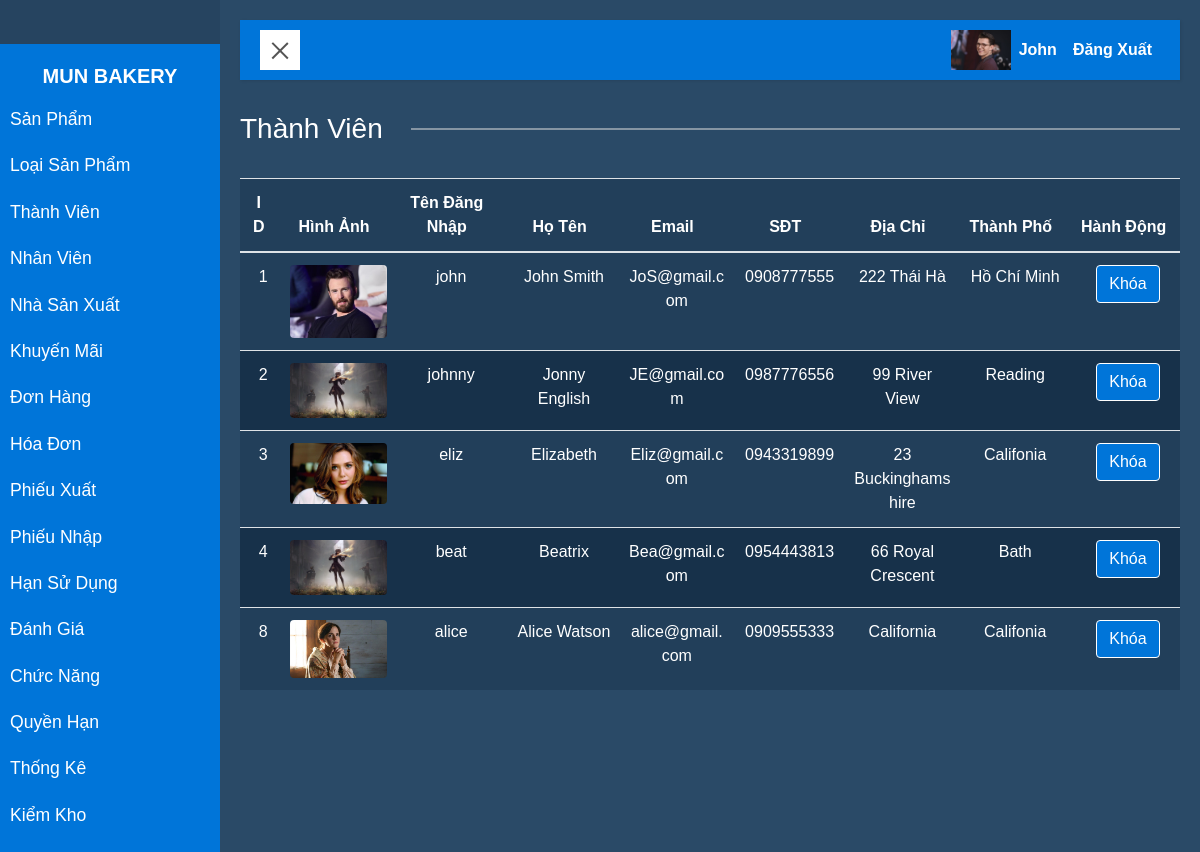
Page /admin/index.php?action=customer (signed in) on the committed database.
### tables this page shows
CREATE TABLE `priv_cata` (
  `PrivID` int(11) NOT NULL,
  `CataID` int(11) NOT NULL
);

CREATE TABLE `catalogue` (
  `CataID` int(11) NOT NULL,
  `CataName` varchar(50) NOT NULL,
  `FileName` text DEFAULT NULL
);

CREATE TABLE `employee` (
  `EmpID` int(11) NOT NULL,
  `EmpName` varchar(50) NOT NULL,
  `UserName` varchar(50) NOT NULL,
  `Password` varchar(50) NOT NULL,
  `Email` varchar(50) NOT NULL,
  `Phone` varchar(15) NOT NULL,
  `Address` text NOT NULL,
  `Image` text NOT NULL,
  `PrivID` int(11) NOT NULL
);

CREATE TABLE `customers` (
  `CustomerID` int(10) NOT NULL,
  `UserName` varchar(50) NOT NULL,
  `Password` varchar(50) NOT NULL,
  `Fullname` varchar(40) NOT NULL,
  `Email` varchar(50) NOT NULL,
  `Phone` varchar(15) NOT NULL,
  `Address` varchar(50) DEFAULT NULL,
  `City` varchar(20) DEFAULT NULL,
  `Image` text NOT NULL DEFAULT 'none.jpg',
  `Status` tinyint(4) NOT NULL DEFAULT 1
);

### admin/class/employee.php (called while the page is built, shortened)
<?php
    include_once("connection.php");
    class employee{
        public static function getByID($id){
            $sql="SELECT * FROM employee WHERE empID='$id'" ;
            return Select($sql);
        }
    }
?>

### admin/class/connection.php (called while the page is built, shortened)
<?php
        function connect(){
            $conn=new mysqli("localhost","root","","bakery");
            return $conn;
        }
        function executeStatement($sql){
            $conn=connect();
			$result=$conn->query($sql);
            return $result;
        }
        function Select($sql){
            $result=executeStatement($sql);
            return $result;
        }
?>

### admin/class/privilege.php (called while the page is built, shortened)
<?php
    include_once("connection.php");
    class privilege{
        public static function getPriv_Cata($id){
            $sql="SELECT * FROM priv_cata WHERE PrivID='$id'";
            return Select($sql);
        }
    }
?>

### admin/class/catalogue.php (called while the page is built, shortened)
<?php
    include_once("connection.php");
    class catalogue{
        public static function getbyID($id){
            $sql="SELECT * FROM catalogue WHERE CataID='$id' ";
            return Select($sql);
        }
    }
?>

### admin/class/customer.php (called while the page is built, shortened)
<?php
    include_once("connection.php");
    class customer{
        public static function getAll(){
            $sql="SELECT * FROM customers";
            return Select($sql);
        }
    }
?>

### admin/template/customer.php (the view, shortened to what this page needs)
<!DOCTYPE html>
<?php
    include_once("class/customer.php");
?>
<div>
    <div class="block-title mb-3"><h3><span>Thành Viên</span></h3></div>
	<table class="table"style="text-align: center;">
	<thead>
    <tr>
		<th scope="col" style="width:4%">ID</th>
        <th scope="col">Hình Ảnh</th>
		<th scope="col">Tên Đăng Nhập</th>
        <th scope="col">Họ Tên</th>
        <th scope="col">Email</th>
        <th scope="col">SĐT</th>
        <th scope="col">Địa Chỉ</th>
        <th scope="col">Thành Phố</th>
        <th scope="col">Hành Động</th>
    </tr>
	</thead>
	<tbody>
    <?php
        $result=customer::getAll();
        if($result){
        while($row=$result->fetch_array()){
        ?>
            <tr id='<?php echo $row['CustomerID'] ?>'>
                <td><?php echo $row['CustomerID'] ?></td>
                <td><img src=<?php echo "../Images/Customer/$row[Image]"?> alt="<?php echo $row['Fullname'] ?>"
                class="img-fluid rounded"></td>
                <td><?php echo $row["UserName"] ?></td>
                <td><?php echo $row["Fullname"] ?></td>
                <td><?php echo $row["Email"] ?></td>
                <td><?php echo $row["Phone"] ?></td>
                <td><?php echo $row["Address"] ?></td>
                <td><?php echo $row["City"] ?></td>
                <td>
                <div class='btn-group'>
                    <?php
                        if($row['Status']==1){
                    ?>
                    <button type='button' class='btn button'
                    onclick='location.href="index.php?action=customer&idAct=1&id=<?php echo $row[0]?>"'>Khóa</button>
                    <?php
                        }
                        else{
                    ?>
                     <button type='button' class='btn button'
                    onclick='location.href="index.php?action=customer&idAct=2&id=<?php echo $row[0]?>"'>Mở Khóa</button>
                    <?php
                        }
                    ?>
                </div>
                </td>
            </tr>
    <?php
        }
    ?>
	</tbody>
    </table>
    <?php
        }
    ?>
</div>

### admin/index.php (shortened to what this page needs)
<!DOCTYPE html>
<head>
    <link rel="stylesheet" href="css/bootstrap.min.css">
    <link rel="stylesheet" href="css/font-awesome.min.css">
    <link rel="stylesheet" href="https://use.fontawesome.com/releases/v5.7.0/css/all.css">
</head>
<body>
    <?php
        if(isset($_SESSION['EmpID'])){
    ?>
    <div class="wrapper">
        <?php include_once("./template/sidebar.php") ?>
        <div id="content" class="container-fluid">
            <?php include_once("./template/topmenu.php") ?>
            <div id="target-content">
                <?php include_once("./template/maincontent.php") ?>
            </div>
        </div>
    </div>
    <?php
        }
        else{
            echo "<script type='text/javascript'> document.location = 'template/login.php'; </script>";
        }
    ?>
</body>

### admin/template/sidebar.php (shortened to what this page needs)
<?php
    include_once("class/employee.php");
    include_once("class/privilege.php");
    include_once("class/catalogue.php");
    if($result=employee::getByID($_SESSION['EmpID'])){;
        if($row=$result->fetch_array()){
            $priv=$row['PrivID'];
        }
?>
<nav id="sidebar">
    <div class="sidebar-header">
    </div>
    <ul class="list-unstyled components">
        <h5>MUN BAKERY</h5>
        <?php
            if($rePriv = privilege::getPriv_Cata($priv)){
                while($rowPriv = $rePriv->fetch_array()){
                    $reCata = catalogue::getbyID($rowPriv['CataID']);
                    if($rowCata = $reCata->fetch_array())
        ?>
        <li>
            <a href="index.php?action=<?php echo strtolower($rowCata[2]) ?>"><?php echo $rowCata[1]?></a>
        </li>
        <?php
                }
            }
        ?>
    </ul>
</nav>
<?php
    }
?>

### admin/template/topmenu.php (shortened to what this page needs)
<?php include_once("class/employee.php"); ?>
<nav class="navbar navbar-expand-lg navbar-light">
                <div class="container-fluid">
                    <button type="button" id="sidebarCollapse" class="navbar-btn">
                        <span></span>
                    </button>
                    <?php
                        if(isset($_SESSION['EmpID'])&&$result=employee::getByID($_SESSION['EmpID'])){
                            $row=$result->fetch_array();
                            $img=$row['Image'];
                            $name=$row['EmpName'];
                        }
                    ?>
                    <div class="collapse navbar-collapse" id="navbarSupportedContent">
                        <ul class="nav navbar-nav ml-auto">
                            <li class="nav-item">
                                <img src="<?php if(isset($img)) echo '../images/employee/'.$img?>">
                            </li>
                            <li class="nav-item">
                                <a class="nav-link" href="#"><?php if(isset($name)) echo $name ?></a>
                            </li>
                            <li class="nav-item">
                                <a class="nav-link" href="index.php?action=logout">Đăng Xuất</a>
                            </li>
                        </ul>
                    </div>
                </div>
            </nav>

### admin/template/maincontent.php (shortened to what this page needs)
<?php
if(isset($_GET['action'])){
	$act=$_GET['action'];
    switch($act){
        case "customer";
            include_once("customer.php");
            break;
    }
}
else
	include_once("product.php");
?>

### admin/index.php (style rules this page uses)
body { font-family: 'Poppins', sans-serif; background: #2a4a67; color: white; }
a, a:hover, a:focus { color: inherit; text-decoration: none; transition: all 0.3s; }
.navbar { padding: 10px 5px; background: #0075d9; border: none; border-radius: 0; margin-bottom: 10px; box-shadow: 1px 1px 3px rgba(0, 0, 0, 0.1); }
#navbarSupportedContent a.nav-link { color: white; font-weight: bold; }
.navbar-btn { box-shadow: none; outline: none !important; border: none; }
.wrapper { display: flex; width: 100%; align-items: stretch; perspective: 1500px; }
#sidebar { min-width: 220px; max-width: 220px; background: #0075d9; color: white; transition: all 0.6s cubic-bezier(0.945, 0.020, 0.270, 0.665); transform-origin: bottom left; }
#sidebar .sidebar-header { padding: 10px; background: #264460; }
#sidebar ul.components { padding: 20px 0; }
#sidebar ul li a { color: white; padding: 10px; font-size: 1.1em; display: block; }
#content { width: 100%; padding: 20px; min-height: 100vh; transition: all 0.3s; }
#sidebarCollapse { width: 40px; height: 40px; background: white; cursor: pointer; }
#sidebarCollapse span { width: 80%; height: 2px; margin: 0 auto; display: block; background: #555; transition: all 0.8s cubic-bezier(0.810, -0.330, 0.345, 1.375); transition-delay: 0.2s; }
#sidebarCollapse span:last-of-type { transform: rotate(-45deg) translate(1px, -1px); }
#content { background-color: #2a4a67; }
#sidebar ul h5 { text-align: center; font-weight: bold; }

### admin/template/topmenu.php (style rules this page uses)
.nav-item img { height: 40px; width: auto; }

### admin/template/customer.php (style rules this page uses)
.table { color: white; background-color: #223f5a; table-layout:fixed; word-wrap: break-word; }
.table td { overflow: hidden; padding-right: 0.2rem; }
tr:nth-child(even) { background-color: #17314a; }
.button { background-color: #0075d9; color: white; border: 1px solid white; }
.block-title { position: relative; }
.block-title:before { position: absolute; top: 50%; transform: translateY(-50%); width: 100%; border-bottom: #e0e0e0 1px solid; content:""; }
.block-title h3 { position: relative; color: white; margin-top: 2rem; margin-bottom: 2rem; }
.block-title h3 span { background-color: #2a4a67; padding: 0 1em 0 0; }

### rows in the picture
priv_cata: CataID.CataName "Sản Phẩm"
priv_cata: CataID.CataName "Loại Sản Phẩm"
priv_cata: CataID.CataName "Thành Viên"
priv_cata: CataID.CataName "Nhân Viên"
priv_cata: CataID.CataName "Nhà Sản Xuất"
priv_cata: CataID.CataName "Khuyến Mãi"
priv_cata: CataID.CataName "Đơn Hàng"
priv_cata: CataID.CataName "Hóa Đơn"
priv_cata: CataID.CataName "Phiếu Xuất"
priv_cata: CataID.CataName "Phiếu Nhập"
priv_cata: CataID.CataName "Hạn Sử Dụng"
priv_cata: CataID.CataName "Đánh Giá"
priv_cata: CataID.CataName "Chức Năng"
priv_cata: CataID.CataName "Quyền Hạn"
priv_cata: CataID.CataName "Thống Kê"
priv_cata: CataID.CataName "Kiểm Kho"
employee: Image (picture), EmpName "John"
customers: CustomerID "1", Image (picture), UserName "john", Fullname "John Smith", Email "JoS@gmail.com", Phone "0908777555", Address "222 Thái Hà", City "Hồ Chí Minh"
customers: CustomerID "2", Image (placeholder picture), UserName "johnny", Fullname "Jonny English", Email "JE@gmail.com", Phone "0987776556", Address "99 River View", City "Reading"
customers: CustomerID "3", Image (picture), UserName "eliz", Fullname "Elizabeth", Email "Eliz@gmail.com", Phone "0943319899", Address "23 Buckinghamshire", City "Califonia"
customers: CustomerID "4", Image (placeholder picture), UserName "beat", Fullname "Beatrix", Email "Bea@gmail.com", Phone "0954443813", Address "66 Royal Crescent", City "Bath"
customers: CustomerID "8", Image (picture), UserName "alice", Fullname "Alice Watson", Email "alice@gmail.com", Phone "0909555333", Address "California", City "Califonia"
